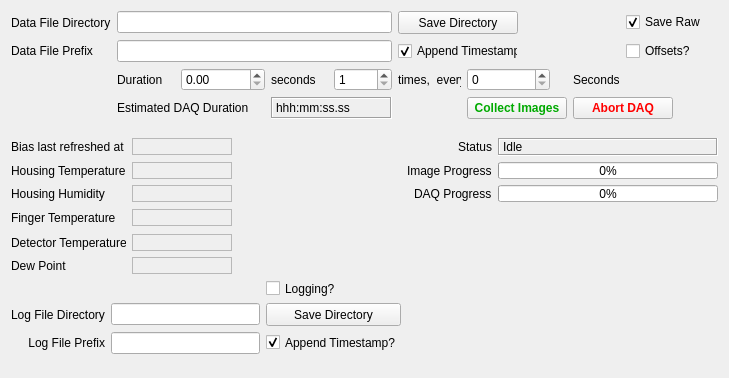
<?xml version="1.0" encoding="UTF-8"?>
<ui version="4.0">
 <class>DataAcquisitionForm</class>
 <widget class="QWidget" name="DataAcquisitionForm">
  <property name="geometry">
   <rect>
    <x>0</x>
    <y>0</y>
    <width>703</width>
    <height>378</height>
   </rect>
  </property>
  <property name="windowTitle">
   <string>Form</string>
  </property>
  <layout class="QGridLayout" name="gridLayout_2">
   <item row="3" column="8" colspan="4">
    <widget class="QPushButton" name="abortDAQ">
     <property name="minimumSize">
      <size>
       <width>100</width>
       <height>0</height>
      </size>
     </property>
     <property name="maximumSize">
      <size>
       <width>100</width>
       <height>16777215</height>
      </size>
     </property>
     <property name="palette">
      <palette>
       <active>
        <colorrole role="Text">
         <brush brushstyle="SolidPattern">
          <color alpha="255">
           <red>255</red>
           <green>0</green>
           <blue>0</blue>
          </color>
         </brush>
        </colorrole>
        <colorrole role="ButtonText">
         <brush brushstyle="SolidPattern">
          <color alpha="255">
           <red>255</red>
           <green>0</green>
           <blue>0</blue>
          </color>
         </brush>
        </colorrole>
       </active>
       <inactive>
        <colorrole role="Text">
         <brush brushstyle="SolidPattern">
          <color alpha="255">
           <red>255</red>
           <green>0</green>
           <blue>0</blue>
          </color>
         </brush>
        </colorrole>
        <colorrole role="ButtonText">
         <brush brushstyle="SolidPattern">
          <color alpha="255">
           <red>255</red>
           <green>0</green>
           <blue>0</blue>
          </color>
         </brush>
        </colorrole>
       </inactive>
       <disabled>
        <colorrole role="Text">
         <brush brushstyle="SolidPattern">
          <color alpha="255">
           <red>120</red>
           <green>120</green>
           <blue>120</blue>
          </color>
         </brush>
        </colorrole>
        <colorrole role="ButtonText">
         <brush brushstyle="SolidPattern">
          <color alpha="255">
           <red>120</red>
           <green>120</green>
           <blue>120</blue>
          </color>
         </brush>
        </colorrole>
       </disabled>
      </palette>
     </property>
     <property name="font">
      <font>
       <weight>75</weight>
       <bold>true</bold>
      </font>
     </property>
     <property name="autoFillBackground">
      <bool>false</bool>
     </property>
     <property name="text">
      <string>Abort DAQ</string>
     </property>
    </widget>
   </item>
   <item row="6" column="0">
    <spacer name="verticalSpacer">
     <property name="orientation">
      <enum>Qt::Vertical</enum>
     </property>
     <property name="sizeHint" stdset="0">
      <size>
       <width>20</width>
       <height>40</height>
      </size>
     </property>
    </spacer>
   </item>
   <item row="2" column="2">
    <widget class="QDoubleSpinBox" name="duration">
     <property name="decimals">
      <number>2</number>
     </property>
     <property name="maximum">
      <double>999999.989999999990687</double>
     </property>
    </widget>
   </item>
   <item row="2" column="3">
    <widget class="QLabel" name="secondsLabel">
     <property name="layoutDirection">
      <enum>Qt::LeftToRight</enum>
     </property>
     <property name="text">
      <string>seconds</string>
     </property>
     <property name="alignment">
      <set>Qt::AlignLeading|Qt::AlignLeft|Qt::AlignVCenter</set>
     </property>
    </widget>
   </item>
   <item row="2" column="4">
    <widget class="QSpinBox" name="repeatCount">
     <property name="minimumSize">
      <size>
       <width>50</width>
       <height>0</height>
      </size>
     </property>
     <property name="minimum">
      <number>1</number>
     </property>
     <property name="maximum">
      <number>999</number>
     </property>
    </widget>
   </item>
   <item row="1" column="5" colspan="4">
    <widget class="QCheckBox" name="dataFileTimestamp">
     <property name="minimumSize">
      <size>
       <width>120</width>
       <height>0</height>
      </size>
     </property>
     <property name="maximumSize">
      <size>
       <width>120</width>
       <height>16777215</height>
      </size>
     </property>
     <property name="text">
      <string>Append Timestamp?</string>
     </property>
     <property name="checked">
      <bool>true</bool>
     </property>
    </widget>
   </item>
   <item row="3" column="6" colspan="2">
    <widget class="QPushButton" name="collectImages">
     <property name="minimumSize">
      <size>
       <width>100</width>
       <height>0</height>
      </size>
     </property>
     <property name="maximumSize">
      <size>
       <width>93</width>
       <height>16777215</height>
      </size>
     </property>
     <property name="palette">
      <palette>
       <active>
        <colorrole role="Text">
         <brush brushstyle="SolidPattern">
          <color alpha="255">
           <red>0</red>
           <green>170</green>
           <blue>0</blue>
          </color>
         </brush>
        </colorrole>
        <colorrole role="ButtonText">
         <brush brushstyle="SolidPattern">
          <color alpha="255">
           <red>0</red>
           <green>170</green>
           <blue>0</blue>
          </color>
         </brush>
        </colorrole>
       </active>
       <inactive>
        <colorrole role="Text">
         <brush brushstyle="SolidPattern">
          <color alpha="255">
           <red>0</red>
           <green>170</green>
           <blue>0</blue>
          </color>
         </brush>
        </colorrole>
        <colorrole role="ButtonText">
         <brush brushstyle="SolidPattern">
          <color alpha="255">
           <red>0</red>
           <green>170</green>
           <blue>0</blue>
          </color>
         </brush>
        </colorrole>
       </inactive>
       <disabled>
        <colorrole role="Text">
         <brush brushstyle="SolidPattern">
          <color alpha="255">
           <red>120</red>
           <green>120</green>
           <blue>120</blue>
          </color>
         </brush>
        </colorrole>
        <colorrole role="ButtonText">
         <brush brushstyle="SolidPattern">
          <color alpha="255">
           <red>120</red>
           <green>120</green>
           <blue>120</blue>
          </color>
         </brush>
        </colorrole>
       </disabled>
      </palette>
     </property>
     <property name="font">
      <font>
       <weight>75</weight>
       <bold>true</bold>
      </font>
     </property>
     <property name="autoFillBackground">
      <bool>true</bool>
     </property>
     <property name="text">
      <string>Collect Images</string>
     </property>
    </widget>
   </item>
   <item row="1" column="0">
    <widget class="QLabel" name="dataFilePrefixLabel">
     <property name="layoutDirection">
      <enum>Qt::LeftToRight</enum>
     </property>
     <property name="text">
      <string>Data File Prefix</string>
     </property>
     <property name="alignment">
      <set>Qt::AlignLeading|Qt::AlignLeft|Qt::AlignVCenter</set>
     </property>
    </widget>
   </item>
   <item row="3" column="1" colspan="2">
    <widget class="QLabel" name="estimatedDurationLabel">
     <property name="text">
      <string>Estimated DAQ Duration</string>
     </property>
    </widget>
   </item>
   <item row="3" column="3" colspan="2">
    <widget class="QLabel" name="estimatedDuration">
     <property name="frameShape">
      <enum>QFrame::Box</enum>
     </property>
     <property name="frameShadow">
      <enum>QFrame::Sunken</enum>
     </property>
     <property name="text">
      <string>&lt;html&gt;&lt;head/&gt;&lt;body&gt;&lt;p&gt;hhh:mm:ss.ss&lt;/p&gt;&lt;/body&gt;&lt;/html&gt;</string>
     </property>
    </widget>
   </item>
   <item row="2" column="5">
    <widget class="QLabel" name="timesLabel">
     <property name="minimumSize">
      <size>
       <width>63</width>
       <height>0</height>
      </size>
     </property>
     <property name="maximumSize">
      <size>
       <width>63</width>
       <height>16777215</height>
      </size>
     </property>
     <property name="text">
      <string>times,  every</string>
     </property>
    </widget>
   </item>
   <item row="2" column="1">
    <widget class="QLabel" name="durationLabel">
     <property name="text">
      <string>Duration</string>
     </property>
    </widget>
   </item>
   <item row="0" column="1" colspan="4">
    <widget class="QLineEdit" name="dataFileDirectory">
     <property name="minimumSize">
      <size>
       <width>275</width>
       <height>0</height>
      </size>
     </property>
    </widget>
   </item>
   <item row="0" column="0">
    <widget class="QLabel" name="dataFileDirectoryLabel">
     <property name="layoutDirection">
      <enum>Qt::LeftToRight</enum>
     </property>
     <property name="text">
      <string>Data File Directory</string>
     </property>
     <property name="alignment">
      <set>Qt::AlignLeading|Qt::AlignLeft|Qt::AlignVCenter</set>
     </property>
    </widget>
   </item>
   <item row="1" column="1" colspan="4">
    <widget class="QLineEdit" name="dataFilePrefix">
     <property name="minimumSize">
      <size>
       <width>204</width>
       <height>0</height>
      </size>
     </property>
    </widget>
   </item>
   <item row="2" column="6">
    <widget class="QDoubleSpinBox" name="repeatInterval">
     <property name="minimumSize">
      <size>
       <width>83</width>
       <height>0</height>
      </size>
     </property>
     <property name="maximumSize">
      <size>
       <width>83</width>
       <height>16777215</height>
      </size>
     </property>
     <property name="decimals">
      <number>0</number>
     </property>
     <property name="maximum">
      <double>99999.000000000000000</double>
     </property>
     <property name="value">
      <double>0.000000000000000</double>
     </property>
    </widget>
   </item>
   <item row="0" column="5" colspan="3" alignment="Qt::AlignLeft">
    <widget class="QPushButton" name="dataFileDirectoryButton">
     <property name="minimumSize">
      <size>
       <width>120</width>
       <height>23</height>
      </size>
     </property>
     <property name="maximumSize">
      <size>
       <width>120</width>
       <height>23</height>
      </size>
     </property>
     <property name="text">
      <string>Save Directory</string>
     </property>
    </widget>
   </item>
   <item row="2" column="8">
    <widget class="QLabel" name="secondsLabel_2">
     <property name="layoutDirection">
      <enum>Qt::LeftToRight</enum>
     </property>
     <property name="text">
      <string>Seconds</string>
     </property>
     <property name="alignment">
      <set>Qt::AlignLeading|Qt::AlignLeft|Qt::AlignVCenter</set>
     </property>
    </widget>
   </item>
   <item row="1" column="9">
    <widget class="QCheckBox" name="offsetsButton">
     <property name="minimumSize">
      <size>
       <width>70</width>
       <height>0</height>
      </size>
     </property>
     <property name="maximumSize">
      <size>
       <width>70</width>
       <height>16777215</height>
      </size>
     </property>
     <property name="text">
      <string>Offsets?</string>
     </property>
     <property name="checked">
      <bool>false</bool>
     </property>
    </widget>
   </item>
   <item row="5" column="0" colspan="12">
    <layout class="QGridLayout" name="gridLayout">
     <item row="0" column="5" alignment="Qt::AlignRight">
      <widget class="QLabel" name="dataAcquisitionModeLabel_2">
       <property name="text">
        <string>Status</string>
       </property>
      </widget>
     </item>
     <item row="8" column="1" colspan="3">
      <widget class="QLineEdit" name="logFilePrefix"/>
     </item>
     <item row="0" column="6" colspan="2">
      <widget class="QLabel" name="state">
       <property name="frameShape">
        <enum>QFrame::Box</enum>
       </property>
       <property name="frameShadow">
        <enum>QFrame::Sunken</enum>
       </property>
       <property name="text">
        <string>Idle</string>
       </property>
      </widget>
     </item>
     <item row="7" column="1" colspan="3">
      <widget class="QLineEdit" name="logFileDirectory"/>
     </item>
     <item row="1" column="5" alignment="Qt::AlignRight">
      <widget class="QLabel" name="progressBarLabel">
       <property name="text">
        <string>Image Progress</string>
       </property>
      </widget>
     </item>
     <item row="6" column="4">
      <widget class="QCheckBox" name="loggingEnabled">
       <property name="minimumSize">
        <size>
         <width>0</width>
         <height>17</height>
        </size>
       </property>
       <property name="maximumSize">
        <size>
         <width>16777215</width>
         <height>17</height>
        </size>
       </property>
       <property name="text">
        <string>Logging?</string>
       </property>
       <property name="checked">
        <bool>false</bool>
       </property>
      </widget>
     </item>
     <item row="3" column="3">
      <spacer name="horizontalSpacer_3">
       <property name="orientation">
        <enum>Qt::Horizontal</enum>
       </property>
       <property name="sizeHint" stdset="0">
        <size>
         <width>40</width>
         <height>20</height>
        </size>
       </property>
      </spacer>
     </item>
     <item row="8" column="4">
      <widget class="QCheckBox" name="logFileTimestamp">
       <property name="minimumSize">
        <size>
         <width>0</width>
         <height>17</height>
        </size>
       </property>
       <property name="maximumSize">
        <size>
         <width>16777215</width>
         <height>17</height>
        </size>
       </property>
       <property name="text">
        <string>Append Timestamp?</string>
       </property>
       <property name="checked">
        <bool>true</bool>
       </property>
      </widget>
     </item>
     <item row="0" column="2">
      <widget class="QLabel" name="biasLastRefreshed">
       <property name="minimumSize">
        <size>
         <width>100</width>
         <height>17</height>
        </size>
       </property>
       <property name="maximumSize">
        <size>
         <width>100</width>
         <height>17</height>
        </size>
       </property>
       <property name="frameShape">
        <enum>QFrame::StyledPanel</enum>
       </property>
       <property name="text">
        <string/>
       </property>
       <property name="margin">
        <number>1</number>
       </property>
      </widget>
     </item>
     <item row="7" column="4">
      <widget class="QPushButton" name="logFileDirectoryButton">
       <property name="minimumSize">
        <size>
         <width>0</width>
         <height>23</height>
        </size>
       </property>
       <property name="maximumSize">
        <size>
         <width>16777215</width>
         <height>23</height>
        </size>
       </property>
       <property name="text">
        <string>Save Directory</string>
       </property>
      </widget>
     </item>
     <item row="0" column="0" colspan="2">
      <widget class="QLabel" name="biasLastRefreshedLabel">
       <property name="text">
        <string>Bias last refreshed at</string>
       </property>
      </widget>
     </item>
     <item row="8" column="0">
      <widget class="QLabel" name="logFilePrefixLabel">
       <property name="layoutDirection">
        <enum>Qt::LeftToRight</enum>
       </property>
       <property name="text">
        <string>Log File Prefix</string>
       </property>
       <property name="alignment">
        <set>Qt::AlignRight|Qt::AlignTrailing|Qt::AlignVCenter</set>
       </property>
      </widget>
     </item>
     <item row="5" column="0" colspan="2">
      <widget class="QLabel" name="dewPointLabel">
       <property name="text">
        <string>Dew Point</string>
       </property>
      </widget>
     </item>
     <item row="1" column="2">
      <widget class="QLabel" name="housingTemperature">
       <property name="minimumSize">
        <size>
         <width>100</width>
         <height>17</height>
        </size>
       </property>
       <property name="maximumSize">
        <size>
         <width>100</width>
         <height>17</height>
        </size>
       </property>
       <property name="frameShape">
        <enum>QFrame::StyledPanel</enum>
       </property>
       <property name="text">
        <string/>
       </property>
       <property name="margin">
        <number>1</number>
       </property>
      </widget>
     </item>
     <item row="1" column="0" colspan="2">
      <widget class="QLabel" name="housingTemperatureLabel">
       <property name="text">
        <string>Housing Temperature</string>
       </property>
      </widget>
     </item>
     <item row="2" column="2">
      <widget class="QLabel" name="housingHumidity">
       <property name="minimumSize">
        <size>
         <width>0</width>
         <height>17</height>
        </size>
       </property>
       <property name="maximumSize">
        <size>
         <width>16777215</width>
         <height>17</height>
        </size>
       </property>
       <property name="frameShape">
        <enum>QFrame::StyledPanel</enum>
       </property>
       <property name="text">
        <string/>
       </property>
       <property name="margin">
        <number>1</number>
       </property>
      </widget>
     </item>
     <item row="2" column="0" colspan="2">
      <widget class="QLabel" name="housingHumidityLabel">
       <property name="text">
        <string>Housing Humidity</string>
       </property>
      </widget>
     </item>
     <item row="4" column="0" colspan="2">
      <widget class="QLabel" name="detectorTemperatureLabel">
       <property name="minimumSize">
        <size>
         <width>106</width>
         <height>0</height>
        </size>
       </property>
       <property name="text">
        <string>Detector Temperature</string>
       </property>
      </widget>
     </item>
     <item row="5" column="2">
      <widget class="QLabel" name="dewPoint">
       <property name="minimumSize">
        <size>
         <width>0</width>
         <height>17</height>
        </size>
       </property>
       <property name="maximumSize">
        <size>
         <width>16777215</width>
         <height>17</height>
        </size>
       </property>
       <property name="frameShape">
        <enum>QFrame::StyledPanel</enum>
       </property>
       <property name="text">
        <string/>
       </property>
       <property name="margin">
        <number>1</number>
       </property>
      </widget>
     </item>
     <item row="7" column="0">
      <widget class="QLabel" name="logFileDirectoryLabel">
       <property name="layoutDirection">
        <enum>Qt::LeftToRight</enum>
       </property>
       <property name="text">
        <string>Log File Directory</string>
       </property>
       <property name="alignment">
        <set>Qt::AlignLeading|Qt::AlignLeft|Qt::AlignVCenter</set>
       </property>
      </widget>
     </item>
     <item row="3" column="0" colspan="2">
      <widget class="QLabel" name="fingerTemperatureLabel">
       <property name="text">
        <string>Finger Temperature</string>
       </property>
      </widget>
     </item>
     <item row="2" column="5" alignment="Qt::AlignRight">
      <widget class="QLabel" name="progressBarLabel_2">
       <property name="text">
        <string>DAQ Progress</string>
       </property>
      </widget>
     </item>
     <item row="3" column="2">
      <widget class="QLabel" name="fingerTemperature">
       <property name="minimumSize">
        <size>
         <width>0</width>
         <height>17</height>
        </size>
       </property>
       <property name="maximumSize">
        <size>
         <width>16777215</width>
         <height>17</height>
        </size>
       </property>
       <property name="frameShape">
        <enum>QFrame::StyledPanel</enum>
       </property>
       <property name="text">
        <string/>
       </property>
       <property name="margin">
        <number>1</number>
       </property>
      </widget>
     </item>
     <item row="4" column="2">
      <widget class="QLabel" name="detectorTemperature">
       <property name="minimumSize">
        <size>
         <width>0</width>
         <height>17</height>
        </size>
       </property>
       <property name="maximumSize">
        <size>
         <width>16777215</width>
         <height>17</height>
        </size>
       </property>
       <property name="frameShape">
        <enum>QFrame::StyledPanel</enum>
       </property>
       <property name="text">
        <string/>
       </property>
       <property name="margin">
        <number>1</number>
       </property>
      </widget>
     </item>
     <item row="1" column="6" colspan="2">
      <widget class="QProgressBar" name="imageProgressBar">
       <property name="minimumSize">
        <size>
         <width>220</width>
         <height>17</height>
        </size>
       </property>
       <property name="value">
        <number>0</number>
       </property>
      </widget>
     </item>
     <item row="2" column="6" colspan="2">
      <widget class="QProgressBar" name="progressBar">
       <property name="minimumSize">
        <size>
         <width>0</width>
         <height>17</height>
        </size>
       </property>
       <property name="value">
        <number>0</number>
       </property>
      </widget>
     </item>
    </layout>
   </item>
   <item row="4" column="0">
    <spacer name="verticalSpacer_2">
     <property name="orientation">
      <enum>Qt::Vertical</enum>
     </property>
     <property name="sizeHint" stdset="0">
      <size>
       <width>20</width>
       <height>40</height>
      </size>
     </property>
    </spacer>
   </item>
   <item row="0" column="9">
    <widget class="QCheckBox" name="saveRaw">
     <property name="text">
      <string>Save Raw</string>
     </property>
     <property name="checked">
      <bool>true</bool>
     </property>
    </widget>
   </item>
  </layout>
 </widget>
 <resources/>
 <connections/>
</ui>
